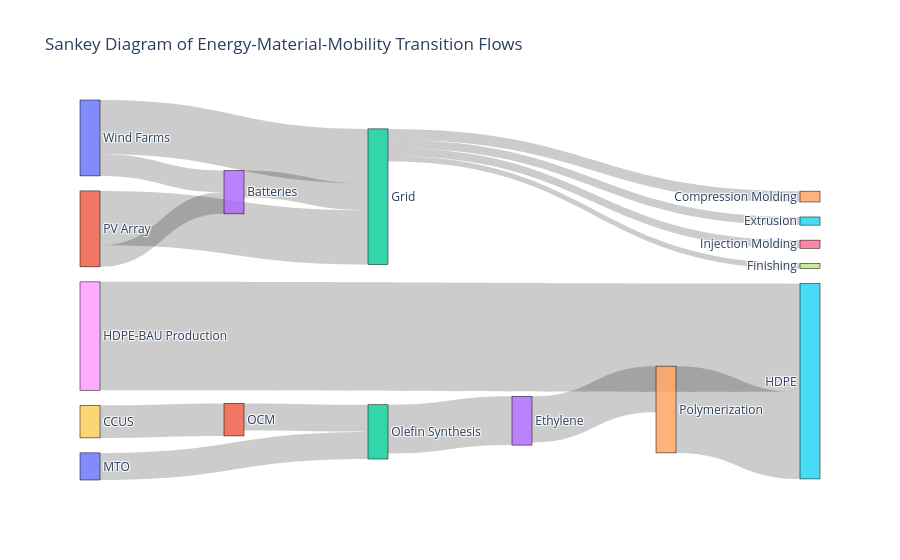

The notebook cell saved with this chart:
### Code cell
import plotly.graph_objects as go

# Define node labels
labels = [
    "Wind Farms", "PV Array", "Grid", "Batteries",
    "Compression Molding", "Extrusion", "Injection Molding", "Finishing",
    "HDPE-BAU Production", "CCUS", "MTO", "OCM", "Olefin Synthesis",
    "Ethylene", "Polymerization", "HDPE"
]

# Define flow connections
sources = [
    0, 1,  # Wind, PV → Grid
    0, 1,  # Wind, PV → Batteries
    3,     # Batteries → Grid
    2, 2, 2, 2,  # Grid → Vehicle production
    8,     # HDPE-BAU → HDPE
    9,     # CCUS → OCM
    10, 11,  # MTO, OCM → Olefin Synthesis
    12,    # Olefin Synthesis → Ethylene
    13,    # Ethylene → Polymerization
    14     # Polymerization → HDPE
]

targets = [
    2, 2,  # → Grid
    3, 3,  # → Batteries
    2,     # → Grid
    4, 5, 6, 7,  # → molding steps
    15,    # → HDPE
    11,    # → OCM
    12, 12,  # → Olefin Synthesis
    13,    # → Ethylene
    14,    # → Polymerization
    15     # → HDPE
]

# Flow values (example units: kg CO₂e, MJ, tons)
values = [
    100, 100,  # Wind, PV → Grid
    40, 40,    # Wind, PV → Batteries
    50,        # Batteries → Grid
    20, 15, 15, 10,  # Grid → molding processes
    200,       # HDPE-BAU → HDPE
    60,        # CCUS → OCM
    50, 50,    # MTO, OCM → Olefin Synthesis
    90,        # Olefins → Ethylene
    85,        # Ethylene → Polymerization
    160        # Polymerization → HDPE
]

# Create Sankey diagram
fig = go.Figure(data=[go.Sankey(
    node=dict(
        pad=15, thickness=20,
        line=dict(color="black", width=0.5),
        label=labels
    ),
    link=dict(
        source=sources,
        target=targets,
        value=values
    )
)])

fig.update_layout(title_text="Sankey Diagram of Energy-Material-Mobility Transition Flows", font_size=12)
fig.show()

### Figure 1 — Plotly figure (JSON) as saved in the notebook; plotly's stock layout.template omitted (floating-point values rounded to 4 significant figures)
{"data": [{"link": {"source": [0, 1, 0, 1, 3, 2, 2, 2, 2, 8, 9, 10, 11, 12, 13, 14], "target": [2, 2, 3, 3, 2, 4, 5, 6, 7, 15, 11, 12, 12, 13, 14, 15], "value": [100, 100, 40, 40, 50, 20, 15, 15, 10, 200, 60, 50, 50, 90, 85, 160]}, "node": {"label": ["Wind Farms", "PV Array", "Grid", "Batteries", "Compression Molding", "Extrusion", "Injection Molding", "Finishing", "HDPE-BAU Production", "CCUS", "MTO", "OCM", "Olefin Synthesis", "Ethylene", "Polymerization", "HDPE"], "line": {"color": "black", "width": 0.5}, "pad": 15, "thickness": 20}, "type": "sankey"}], "layout": {"font": {"size": 12}, "title": {"text": "Sankey Diagram of Energy-Material-Mobility Transition Flows"}}}
